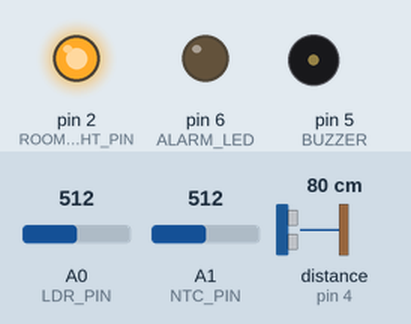
Simulated run of this sketch. Board: Arduino Uno, built with avr-gcc and run on an emulated ATmega328P. Shown: output pins drawn as LEDs (lit = HIGH), buzzer (waves = sounding). Wiring (inferred from the names in the program): ultrasonic range finder: trigger pin 3; echo pin 4. Dashed ring = blinking. The inputs (shaded band) are chosen by the test bench; at power-on: A1 (NTC_PIN) = 512, A0 (LDR_PIN) = 512, distance to the obstacle (sensor on pin 4) 80 cm. The echo pulse lasts 58.3 µs per cm; pins used as bus, display or sensor lines are not drawn; what the sketch prints to the serial monitor is not drawn.

Above: at 1.2 s.
1.3 s: A1 (NTC_PIN) set to 590
2.8 s: A1 (NTC_PIN) set to 618
At 4.0 s:
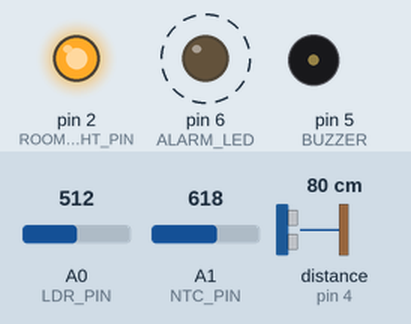
4.3 s: A0 (LDR_PIN) set to 483
At 4.9 s:
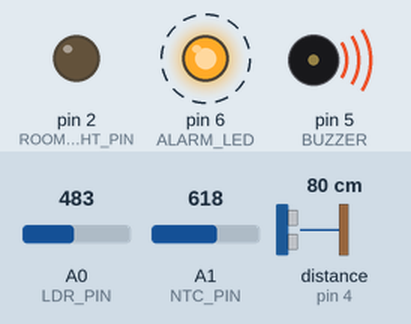
5.8 s: A1 (NTC_PIN) set to 511
At 7.0 s:
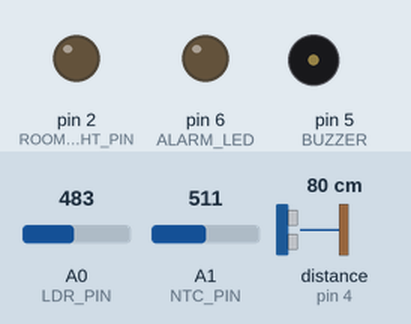
7.3 s: distance to the obstacle (sensor on pin 4) set to 23 cm
10.3 s: distance to the obstacle (sensor on pin 4) set to 18 cm
At 10.8 s:
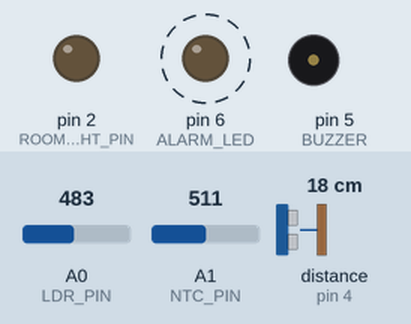
Timing chart, 0 to 60.8 s (numbered marks = the images above; inputs shaded):
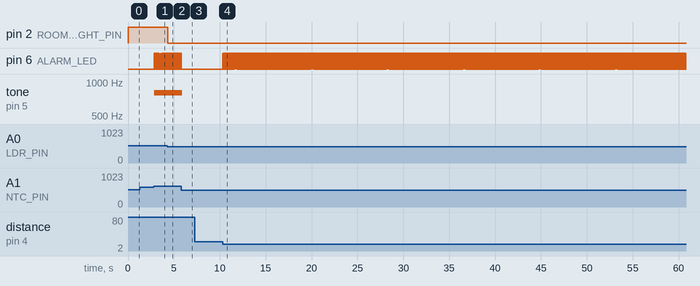

The sketch:

projectHouse.ino
```cpp
const int LDR_PIN = A0;
const int NTC_PIN = A1;
const int ROOM_LIGHT_PIN = 2;
//------------------------
const int US_OPIN = 3;
const int US_IPIN = 4;
const int ALARM_LED = 6;
const int BUZZER = 5;
//------------------------
void setup() {
  pinMode(ROOM_LIGHT_PIN, OUTPUT);
  pinMode(NTC_PIN, INPUT);
  //------------------------
  pinMode(US_OPIN, OUTPUT);
  pinMode(US_IPIN, INPUT);
  pinMode(ALARM_LED, OUTPUT);
  pinMode(BUZZER, OUTPUT);
  Serial.begin(9600);
}

void loop() {
  ldrControl();
  securityControl();
  temperatureControl();
}

void ldrControl() {
  int value = analogRead(LDR_PIN);

  if (value > 500) {
    digitalWrite(ROOM_LIGHT_PIN, HIGH);
  } else {
    digitalWrite(ROOM_LIGHT_PIN, LOW);
  }
}

void securityControl() {
  digitalWrite(US_OPIN, LOW);
  delayMicroseconds(5);
  digitalWrite(US_OPIN, HIGH);
  delayMicroseconds(10);
  digitalWrite(US_OPIN, LOW);

  float t = pulseIn(US_IPIN, HIGH);
  float d = t * 0.034;
  d = d / 2;

  Serial.print("Distance: ");
  Serial.println(d);

  if (d < 20) {
    digitalWrite(ALARM_LED, HIGH);
    //    tone(BUZZER, 800);
  } else {
    digitalWrite(ALARM_LED, LOW);
    noTone(BUZZER);
  }
}

void temperatureControl() {
  int tempValue = analogRead(NTC_PIN);
  Serial.print("Temperature: ");
  Serial.println(tempValue);
  // Simple threshold for warning; adjust based on sensor values
  if (tempValue > 600) {
    digitalWrite(ALARM_LED, HIGH);
    tone(BUZZER, 800);
  } else {
    digitalWrite(ALARM_LED, LOW);
    noTone(BUZZER);
  }
}
```

Measured:
- the behaviour switches between 600 and 601 on A1 (NTC_PIN) (found by bisection; images 0 and 1)
- the behaviour switches between 501 and 500 on A0 (LDR_PIN) (found by bisection; images 1 and 2)
- the behaviour switches between 21 and 20 cm on distance to the obstacle (sensor on pin 4) (found by bisection; images 3 and 4)
- after the input at 2.8 s, pin 6 (ALARM_LED): alternates HIGH for 0.02 s and LOW for 0.02 s, starting after 0.05 s; tone on pin 5 (BUZZER): alternates 800 Hz for 0.02 s and silent for 0.02 s, starting after 0.05 s
- after the input at 4.3 s, pin 2 (ROOM_LIGHT_PIN): HIGH → LOW at once
- after the input at 5.8 s, pin 6 (ALARM_LED): goes on until 5.8 s, then stays LOW; tone on pin 5 (BUZZER): goes on until 5.8 s, then stays silent
- after the input at 10.3 s, pin 6 (ALARM_LED): alternates HIGH for 0.02 s and LOW for 0.02 s, starting at once
